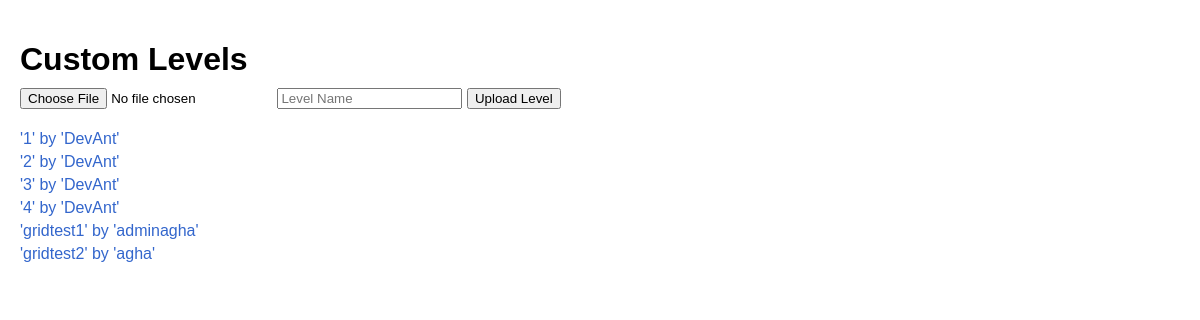
Screenshot of /custom_levels (signed in) with the database file from the repository.
### server.py (models this page shows)
class Levels(db.Model):
    level_id = db.Column(db.String(30), primary_key=True) # 1 to 4 for the base levels, normal names for custom levels
    author = db.Column(db.String(20), nullable=False)
    json_config = db.Column(db.Text, nullable=False)

### server.py (the view)
@app.route('/custom_levels')
@login_required
def custom_levels():
    all_levels = Levels.query.all()
    return render_template('custom_levels.html', levels=all_levels)

### server.py (called while the page is built)
@login_manager.user_loader
def load_user(user_id):
    return User.query.get(int(user_id))

### templates/custom_levels.html (shortened to what this page needs)
<!DOCTYPE html>
<html lang="en">
<head>
    <link rel="stylesheet" href="{{ url_for('static', filename='css/stylecustom.css') }}">
</head>
<body>
    <h1>Custom Levels</h1>
    <form id="uploadForm" action="{{ url_for('upload_custom_level') }}" method="post" enctype="multipart/form-data">
        <input type="file" name="level_image" accept="image/*" required>
        <input type="text" name="level_name" placeholder="Level Name" required>
        <button type="submit">Upload Level</button>
    </form>
    <ul>
    {% for level in levels %}
        <li>
            <a href="{{ url_for('game_engine_with_level', level_id=level.level_id) }}">
                '{{ level.level_id }}' by '{{ level.author }}'
            </a>
        </li>
    {% else %}
        <li>No custom levels found.</li>
    {% endfor %}
    </ul>
</body>
</html>

### static/css/stylecustom.css (style rules this page uses)
body { margin: 0; padding: 20px; padding-bottom: 200px; display: flex; overflow: auto; flex-direction: column; align-items: flex-start; justify-content: flex-start; font-family: Arial, sans-serif; }
h1 { margin-bottom: 10px; }
ul { list-style: none; padding: 0; }
li { margin: 5px 0; }
a { text-decoration: none; color: #3366cc; }

### rows the page displays
Levels: level_id "1", author "DevAnt"
Levels: level_id "2", author "DevAnt"
Levels: level_id "3", author "DevAnt"
Levels: level_id "4", author "DevAnt"
Levels: level_id "gridtest1", author "adminagha"
Levels: level_id "gridtest2", author "agha"
